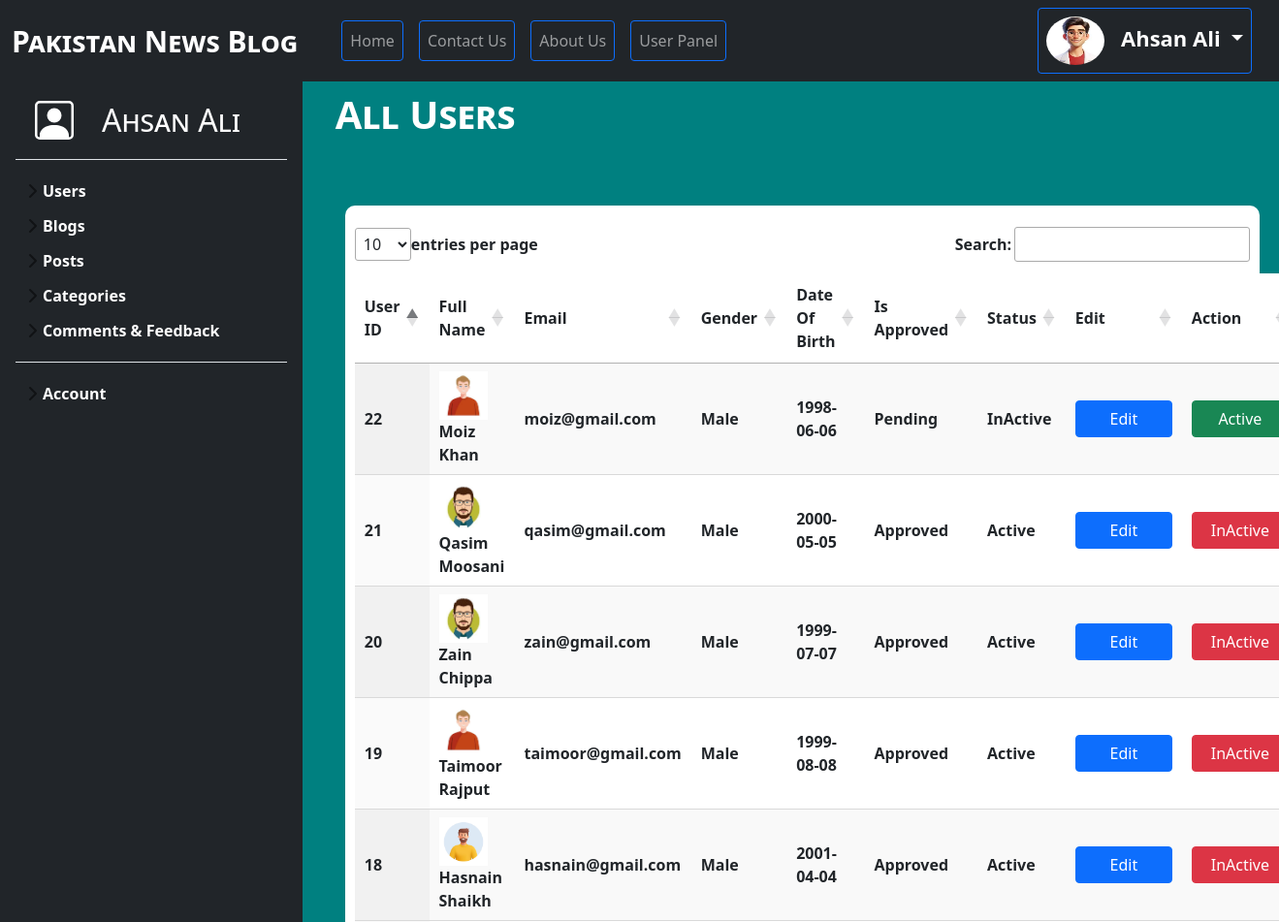
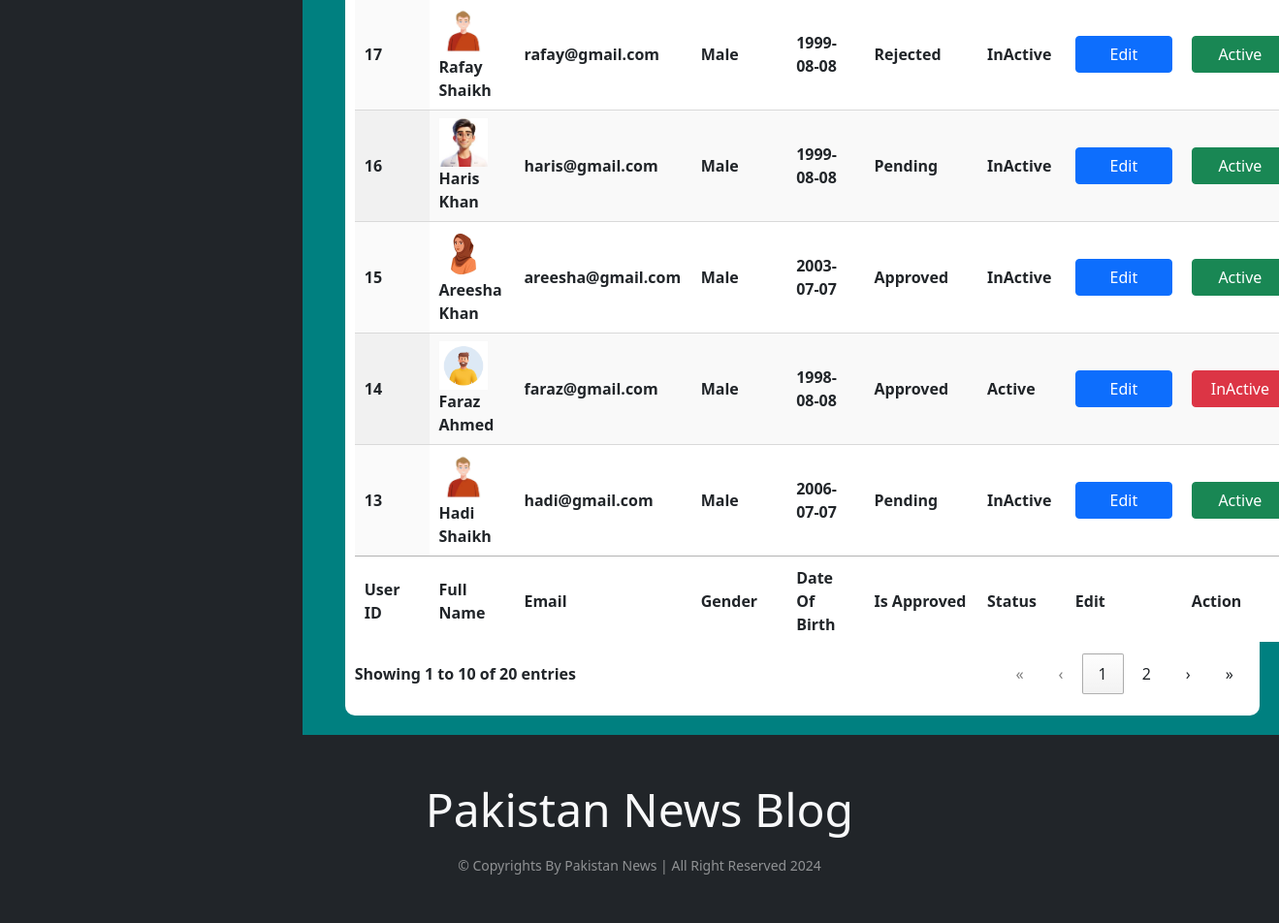
The page /admin/view_all_user.php (signed in) on the database its author committed (2 pictures, top to bottom).
### tables this page shows
CREATE TABLE `user` (
  `user_id` int(11) NOT NULL AUTO_INCREMENT,
  `role_id` int(11) DEFAULT NULL,
  `first_name` varchar(50) NOT NULL,
  `last_name` varchar(50) NOT NULL,
  `email` varchar(50) DEFAULT NULL,
  `password` text NOT NULL,
  `gender` enum('Male','Female') DEFAULT NULL,
  `date_of_birth` date DEFAULT NULL,
  `user_image` text DEFAULT NULL,
  `address` text DEFAULT NULL,
  `is_approved` enum('Pending','Approved','Rejected') DEFAULT 'Pending',
  `is_active` enum('Active','InActive') DEFAULT NULL,
  `created_at` timestamp NOT NULL DEFAULT current_timestamp() ON UPDATE current_timestamp(),
  `updated_at` timestamp NULL DEFAULT NULL,
  PRIMARY KEY (`user_id`),
  KEY `role_id` (`role_id`),
  CONSTRAINT `user_ibfk_1` FOREIGN KEY (`role_id`) REFERENCES `role` (`role_id`) ON DELETE CASCADE ON UPDATE CASCADE
);

### database_class.php (called while the page is built, shortened)
<?php
    class Database_connection{
        public function __construct(){
            $this->connection = mysqli_connect("localhost","root","","22829_Ahsan_Ali");
        }
    }
   ?>

### admin/view_all_user.php (the view, shortened to what this page needs)
<?php include_once("require/header.php"); ?>
<?php require_once("../database_class.php"); ?>
   	<div class="row">
   		<div class="col-sm-3">
   			<?php include_once("sidebar.php"); ?>
   		</div>
   		<div class="col-sm-9">
   <h1> All Users </h1>
   <p style="background-color:<?= $_GET['background_color']??'';?>;
      padding: 10px;
      border-radius: 10px;
      width: 100%;
      text-align: center;
      font-variant: small-caps;
      font-weight: bold;
      color: white;
      font-size: 20px;">
    </p>
   <?php
      $database = new Database_connection();
      $database->query = "SELECT user_id,first_name,last_name,user_image,email,gender,date_of_birth,u.is_active,u.is_approved FROM user u
                          INNER JOIN role r ON u.role_id = r.role_id WHERE u.role_id = '2' ORDER BY u.user_id DESC";
      $result = $database->result =  mysqli_query($database->connection,$database->query);
   ?>
   <div style="background-color: white; font-weight: bolder; padding: 10px; border-radius: 10px; margin: 20px;">
   <table id="example" class="display" style="width:100%; background-color: white;">
        <thead>
            <tr>
                <th>User ID</th>
                <th>Full Name</th>
                <th>Email</th>
                <th>Gender</th>
                <th style="text-align: left;">Date Of Birth</th>
                <th>Is Approved</th>
                <th>Status</th>
                <th>Edit</th>
                <th>Action</th>
            </tr>
        </thead>
        <tbody>
        <?php
           if($result->num_rows > 0){
             while($data = mysqli_fetch_assoc($result)){
                 extract($data);
         ?>
            <tr>
                <td style="text-align: left;" data-order="desc"><?= $user_id ?></td>
                <td> <img src="<?= $user_image ?>" width="50px" height="50px"> &nbsp; &nbsp; <?= $first_name." ".$last_name ?></td>
                <td><?= $email ?></td>
                <td><?= $gender ?></td>
                <td style="text-align: left;"><?= $date_of_birth ?></td>
                <td><?= $is_approved ?></td>
                <td><?= $is_active ?></td>
                <td>
                   <a href="admin_register.php?action=edit_user&user_id=<?= $user_id ?>" class="btn btn-primary" style="width: 100px;"> Edit </a>
                </td>
                <td>
                    <?php if($is_active == 'InActive'){ ?>
                    <a href="../process.php?status_name=is_active&status_value=Active&user_id=<?= $user_id ?>&email=<?= $email ?>" class="btn btn-success" style="width: 100px;" > Active </a>
                <?php }else{ ?>
                    <a href="../process.php?status_name=is_active&status_value=InActive&user_id=<?= $user_id ?>&email=<?= $email ?>" class="btn btn-danger" style="width: 100px;"> InActive </a>
                <?php } ?>
                </td>
            </tr>
            <?php } } ?>
        </tbody>
        <tfoot>
            <tr>
                <th>User ID</th>
                <th>Full Name</th>
                <th>Email</th>
                <th>Gender</th>
                <th style="text-align: left;">Date Of Birth</th>
                <th>Is Approved</th>
                <th>Status</th>
                <th>Edit</th>
                <th>Action</th>
            </tr>
        </tfoot>
    </table>
</div>
   		</div>
   	</div>
<?php include_once("require/footer.php"); ?>

### admin/sidebars/sidebars.css (style rules this page uses)
body { min-height: 100vh; min-height: -webkit-fill-available; }
html { height: -webkit-fill-available; }

### admin/Files/dataTables.dataTables.css (style rules this page uses)
:root { --dt-row-selected: 13, 110, 253; --dt-row-selected-text: 255, 255, 255; --dt-row-selected-link: 9, 10, 11; --dt-row-stripe: 0, 0, 0; --dt-row-hover: 0, 0, 0; --dt-column-ordering: 0, 0, 0; --dt-html-background: white; }
table.dataTable thead > tr > th.dt-orderable-asc, table.dataTable thead > tr > th.dt-orderable-desc, table.dataTable thead > tr > th.dt-ordering-asc, table.dataTable thead > tr > th.dt-ordering-desc, table.dataTable thead > tr > td.dt-orderable-asc, table.dataTable thead > tr > td.dt-orderable-desc, table.dataTable thead > tr > td.dt-ordering-asc, table.dataTable thead > tr > td.dt-ordering-desc { position: relative; padding-right: 30px; }
table.dataTable thead > tr > th.dt-orderable-asc, table.dataTable thead > tr > th.dt-orderable-desc, table.dataTable thead > tr > td.dt-orderable-asc, table.dataTable thead > tr > td.dt-orderable-desc { cursor: pointer; }
table.dataTable th, table.dataTable td { box-sizing: border-box; }
table.dataTable thead th, table.dataTable thead td, table.dataTable tfoot th, table.dataTable tfoot td { text-align: left; }
table.dataTable { width: 100%; margin: 0 auto; border-spacing: 0; }
table.dataTable thead th, table.dataTable tfoot th { font-weight: bold; }
table.dataTable > thead > tr > th, table.dataTable > thead > tr > td { padding: 10px; border-bottom: 1px solid rgba(0, 0, 0, 0.3); }
table.dataTable > tfoot > tr > th, table.dataTable > tfoot > tr > td { border-top: 1px solid rgba(0, 0, 0, 0.3); padding: 10px 10px 6px 10px; }
table.dataTable > tbody > tr { background-color: transparent; }
table.dataTable > tbody > tr:first-child > * { border-top: none; }
table.dataTable > tbody > tr:last-child > * { border-bottom: none; }
table.dataTable > tbody > tr > th, table.dataTable > tbody > tr > td { padding: 8px 10px; }
table.dataTable.row-border > tbody > tr > *, table.dataTable.display > tbody > tr > * { border-top: 1px solid rgba(0, 0, 0, 0.15); }
table.dataTable.row-border > tbody > tr:first-child > *, table.dataTable.display > tbody > tr:first-child > * { border-top: none; }
table.dataTable.stripe > tbody > tr:nth-child(odd) > *, table.dataTable.display > tbody > tr:nth-child(odd) > * { box-shadow: inset 0 0 0 9999px rgba(0, 0, 0, 0.023); box-shadow: inset 0 0 0 9999px rgba(var(--dt-row-stripe), 0.023); }
table.dataTable.order-column > tbody tr > .sorting_1, table.dataTable.order-column > tbody tr > .sorting_2, table.dataTable.order-column > tbody tr > .sorting_3, table.dataTable.display > tbody tr > .sorting_1, table.dataTable.display > tbody tr > .sorting_2, table.dataTable.display > tbody tr > .sorting_3 { box-shadow: inset 0 0 0 9999px rgba(0, 0, 0, 0.019); box-shadow: inset 0 0 0 9999px rgba(var(--dt-column-ordering), 0.019); }
table.dataTable.display > tbody > tr:nth-child(odd) > .sorting_1, table.dataTable.order-column.stripe > tbody > tr:nth-child(odd) > .sorting_1 { box-shadow: inset 0 0 0 9999px rgba(0, 0, 0, 0.054); box-shadow: inset 0 0 0 9999px rgba(var(--dt-column-ordering), 0.054); }
div.dt-container div.dt-layout-full > *:only-child { margin-left: auto; margin-right: auto; }

### admin/require/header.php (style rules this page uses)
body { background-color: teal; }

### admin/view_all_user.php (style rules this page uses)
h1 { font-variant: small-caps; font-weight: bolder; font-size: 40px; margin-bottom: 20px; padding: 10px; color: white; }

### admin/require/footer.php (style rules this page uses)
html { height: 100%; }
body { min-height: 100vh; display: flex; flex-direction: column; }

### rows shown on the page
user: user_id "22", user_image (picture), first_name "Moiz", last_name "Khan", email "moiz@gmail.com", gender "Male", date_of_birth "1998-06-06", is_approved "Pending", is_active "InActive"
user: user_id "21", user_image (picture), first_name "Qasim", last_name "Moosani", email "qasim@gmail.com", gender "Male", date_of_birth "2000-05-05", is_approved "Approved", is_active "Active"
user: user_id "20", user_image (picture), first_name "Zain", last_name "Chippa", email "zain@gmail.com", gender "Male", date_of_birth "1999-07-07", is_approved "Approved", is_active "Active"
user: user_id "19", user_image (picture), first_name "Taimoor", last_name "Rajput", email "taimoor@gmail.com", gender "Male", date_of_birth "1999-08-08", is_approved "Approved", is_active "Active"
user: user_id "18", user_image (picture), first_name "Hasnain", last_name "Shaikh", email "hasnain@gmail.com", gender "Male", date_of_birth "2001-04-04", is_approved "Approved", is_active "Active"
user: user_id "17", user_image (picture), first_name "Rafay", last_name "Shaikh", email "rafay@gmail.com", gender "Male", date_of_birth "1999-08-08", is_approved "Rejected", is_active "InActive"
user: user_id "16", user_image (picture), first_name "Haris", last_name "Khan", email "haris@gmail.com", gender "Male", date_of_birth "1999-08-08", is_approved "Pending", is_active "InActive"
user: user_id "15", user_image (picture), first_name "Areesha", last_name "Khan", email "areesha@gmail.com", gender "Male", date_of_birth "2003-07-07", is_approved "Approved", is_active "InActive"
user: user_id "14", user_image (picture), first_name "Faraz", last_name "Ahmed", email "faraz@gmail.com", gender "Male", date_of_birth "1998-08-08", is_approved "Approved", is_active "Active"
user: user_id "13", user_image (picture), first_name "Hadi", last_name "Shaikh", email "hadi@gmail.com", gender "Male", date_of_birth "2006-07-07", is_approved "Pending", is_active "InActive"

### other values the page prints
$_SESSION['user']['first_name'] "Ahsan"
$_SESSION['user']['last_name'] "Ali"
